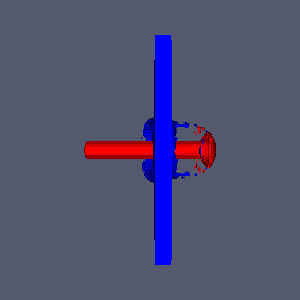

Python code for this plot:
#!/usr/bin/env python

# Demonstrate vtkExtractCTHPart with solid geometry generation by reading
# a rectilinear grid with CTH volume fraction data, extracting solid
# geometry for each part, and iterating composite output blocks.

import os

# Factory overrides
import vtkmodules.vtkInteractionStyle  # noqa: F401
import vtkmodules.vtkRenderingFreeType  # noqa: F401
import vtkmodules.vtkRenderingOpenGL2  # noqa: F401

from vtkmodules.vtkCommonCore import vtkLookupTable
from vtkmodules.vtkCommonExecutionModel import (
    vtkAlgorithm,
    vtkCompositeDataPipeline,
)
from vtkmodules.vtkFiltersParallel import vtkExtractCTHPart
from vtkmodules.vtkIOXML import vtkXMLRectilinearGridReader
from vtkmodules.vtkRenderingCore import (
    vtkActor,
    vtkDataSetMapper,
    vtkRenderWindow,
    vtkRenderWindowInteractor,
    vtkRenderer,
)

data_dir = os.environ.get("VPE_DATA_DIR", os.path.dirname(os.path.abspath(__file__)))

# Use composite data pipeline with multiblock datasets
algorithm = vtkAlgorithm()
pipeline = vtkCompositeDataPipeline()
algorithm.SetDefaultExecutivePrototype(pipeline)

# Read CTH data
reader = vtkXMLRectilinearGridReader()
reader.SetFileName(os.path.join(data_dir, "cth.vtr"))
reader.UpdateInformation()
reader.SetCellArrayStatus("X Velocity", 0)
reader.SetCellArrayStatus("Y Velocity", 0)
reader.SetCellArrayStatus("Z Velocity", 0)
reader.SetCellArrayStatus("Mass for Armor Plate", 0)
reader.SetCellArrayStatus("Mass for Body, Nose", 0)

# Extract CTH parts with solid geometry
extract = vtkExtractCTHPart()
extract.SetInputConnection(reader.GetOutputPort())
extract.AddVolumeArrayName("Volume Fraction for Armor Plate")
extract.AddVolumeArrayName("Volume Fraction for Body, Nose")
extract.SetClipPlane(None)
extract.GenerateSolidGeometryOn()

# Lookup table
lookup_table = vtkLookupTable()
lookup_table.SetNumberOfTableValues(256)
lookup_table.SetHueRange(0.6667, 0)
lookup_table.SetSaturationRange(1, 1)
lookup_table.SetValueRange(1, 1)
lookup_table.SetTableRange(0, 1)
lookup_table.SetVectorComponent(0)
lookup_table.Build()

extract.Update()
composite_data = extract.GetOutput()

# Renderer
renderer = vtkRenderer()
renderer.SetBackground(0.33, 0.35, 0.43)

# Block 0: Armor Plate.
curr_data_0 = composite_data.GetBlock(0)
mapper_0 = vtkDataSetMapper()
mapper_0.SetInputData(curr_data_0)
mapper_0.SetScalarRange(0, 1)
mapper_0.UseLookupTableScalarRangeOn()
mapper_0.SetScalarVisibility(1)
mapper_0.SetScalarModeToUsePointFieldData()
mapper_0.SelectColorArray("Part Index")
mapper_0.SetLookupTable(lookup_table)
actor_0 = vtkActor()
actor_0.SetMapper(mapper_0)
actor_0.GetProperty().SetRepresentationToSurface()
actor_0.GetProperty().SetInterpolationToGouraud()
actor_0.GetProperty().SetAmbient(0)
actor_0.GetProperty().SetDiffuse(1)
actor_0.GetProperty().SetSpecular(0)
actor_0.GetProperty().SetSpecularPower(1)
actor_0.GetProperty().SetSpecularColor(1, 1, 1)
renderer.AddActor(actor_0)

# Block 1: Body, Nose.
curr_data_1 = composite_data.GetBlock(1)
mapper_1 = vtkDataSetMapper()
mapper_1.SetInputData(curr_data_1)
mapper_1.SetScalarRange(0, 1)
mapper_1.UseLookupTableScalarRangeOn()
mapper_1.SetScalarVisibility(1)
mapper_1.SetScalarModeToUsePointFieldData()
mapper_1.SelectColorArray("Part Index")
mapper_1.SetLookupTable(lookup_table)
actor_1 = vtkActor()
actor_1.SetMapper(mapper_1)
actor_1.GetProperty().SetRepresentationToSurface()
actor_1.GetProperty().SetInterpolationToGouraud()
actor_1.GetProperty().SetAmbient(0)
actor_1.GetProperty().SetDiffuse(1)
actor_1.GetProperty().SetSpecular(0)
actor_1.GetProperty().SetSpecularPower(1)
actor_1.GetProperty().SetSpecularColor(1, 1, 1)
renderer.AddActor(actor_1)

# Window
render_window = vtkRenderWindow()
render_window.AddRenderer(renderer)
render_window.SetSize(300, 300)
render_window.SetWindowName("extract cth part solid")

# Interactor
interactor = vtkRenderWindowInteractor()
interactor.SetRenderWindow(render_window)

algorithm.SetDefaultExecutivePrototype(None)

interactor.Initialize()
interactor.Start()
